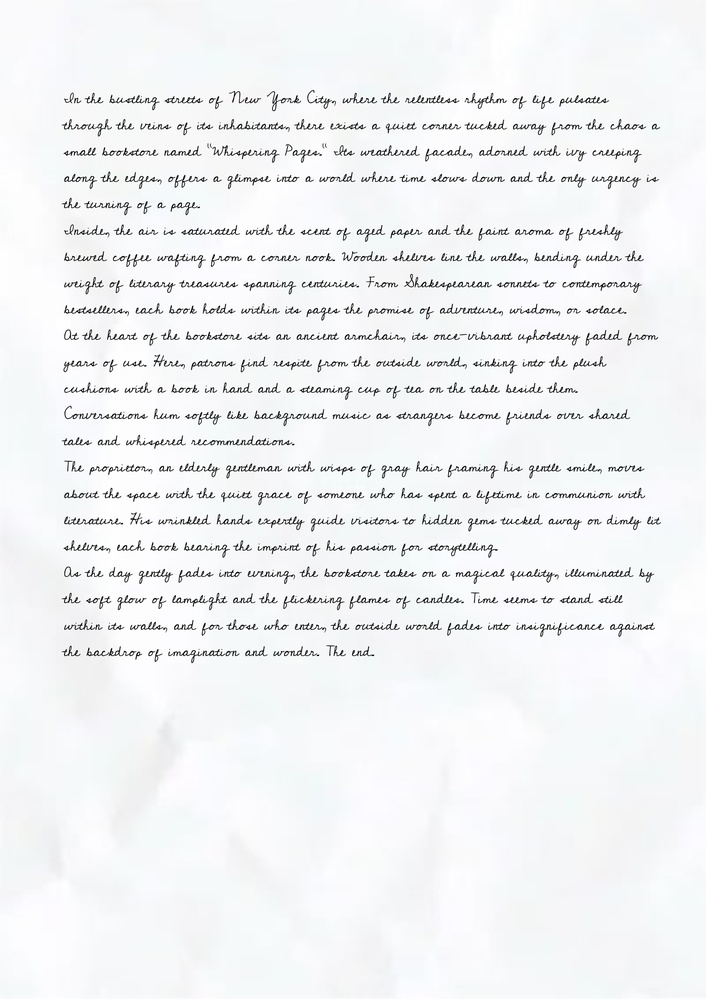
#> input picture paper1.jpg, 706 x 999 px, shrunk from 1588 x 2246 before the run, given in place of reshadhw.jpg, which was not available
$ jupyter execute --allow-errors 'OCR2 copy.ipynb'   (text cells are left out)
#> lines starting #> are read from the running program, lines starting #| are printed output that depends on the picture; after the words box and inside, x2 and y2 are one past the last pixel; in counts of white or black regions, pixels touching at a corner belong together; pictures that were not available may be replaced by others from this repository, and a replacement may not be noted
[cell 1]
# some libraries to import
import cv2
import os
import numpy as np
from PIL import Image, ImageDraw
import matplotlib.pyplot as plt
import plotly.graph_objects as go

[cell 2]
#code is used for binarize image (image only consist of black and white colors)
def binarize_image(input_image_path):
#> called with input_image_path = 'reshadhw.jpg'
    color_image = cv2.imread(input_image_path)
#> color_image is the input picture: shape (999, 706, 3); mean B, G, R 242.5, 241, 239.8
    gray_image = cv2.cvtColor(color_image, cv2.COLOR_BGR2GRAY)
    _, binary_image = cv2.threshold(gray_image, 0, 255, cv2.THRESH_BINARY_INV + cv2.THRESH_OTSU)
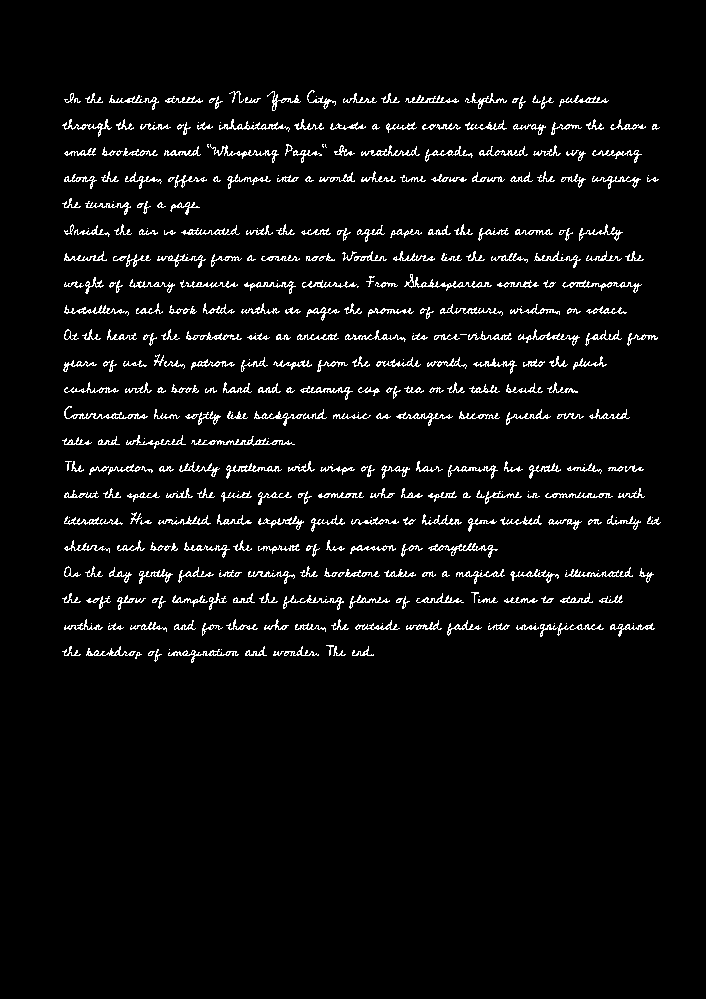
#> binary_image: shape (999, 706); 4.5% white in thin lines or dots, all inside (x1, y1, x2, y2) = (62, 90, 661, 663)
    # save binarized image with bi prefix
    cv2.imwrite(f"bi{input_image_path}", binary_image)
    # return the saved image's path
    return f"bi{input_image_path}"

[cell 3]
# following functions are used for to calculate the number of black pixels
# calculate_black_pixels_along_height() function calculate pixels horizontally as it is shown in the upper image
def calculate_black_pixels_along_height(input_image_path):
#> called with input_image_path = 'bireshadhw.jpg'
    color_image = cv2.imread(input_image_path)
    gray_image = cv2.cvtColor(color_image, cv2.COLOR_BGR2GRAY)
    _, binary_image = cv2.threshold(gray_image, 0, 255, cv2.THRESH_BINARY_INV + cv2.THRESH_OTSU)

    black_pixels_along_height = []
    for y in range(binary_image.shape[0]):
        row = binary_image[y:y+1, :]
        black_pixels_count = np.sum(row == 0)
        black_pixels_along_height.append(black_pixels_count)
#> after the loop, black_pixels_along_height = 999 values, max 394 at index 523, min 0 at index 0, mean 31.51

    return black_pixels_along_height

# do the same thing for the width(columns)
# [12 lines left out: function calculate_black_pixels_along_width, not called in this run]

[cell 4]
# find the lengths of each zero sequences in a list and append its length into a new list. For example :
# [0, 0, 0, 1, 2, 3, 0, 0, 4, 5, 6, 0, 0, 0, 0]
# This function return [3, 2, 4] (the lengths of each zero sequence orderly)

# this function used calculate length of 0 sequences and then we'll find which spacings are between letters and which one between words using
# find_most_change() function (function after this cell)
# [12 lines left out: function zero_sequence_lengths, not called in this run]

[cell 5]
# is used to find, after which number in a list most change happens, for example :
# [2, 5, 11, 19]
# in this case, our function will return 11, beacuse most difference is between 11 and 19
# Between 2 and 5, it is 3. Between 5 and 11, it is 6. Between 11 and 19, it is 8.

# This function is used, when we divide lines into to the words, to select if it is space between letters or space between words.
# It take function's return as limit. If space is smaller than our limit, then it is space between letter and do not divide it.
# [10 lines left out: function find_most_change, not called in this run]

[cell 6]
# there are drawn lines before we divide it into the parts and this function is used to crop these lines.
# it should be croped because algorithm recognize it as a word
def crop_line(image_path, margin=2):
#> called with image_path = 'bireshadhw.jpg', margin = 2
    image = cv2.imread(image_path)
    height, width = image.shape[:2]
    cropped_image = image[margin:height-margin, :]
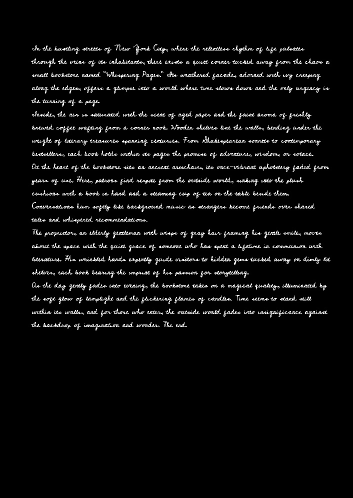
#> cropped_image: shape (995, 706, 3) (shown at 1/2 size); min 0, max 255, mean 11.5
    filename, _ = os.path.splitext(image_path)
    output_path = f"{filename}.jpg"
    cv2.imwrite(output_path, cropped_image)
    return output_path

# function to crop image that we apply algorithm from top, bottom, left and right until it reaches a black pixel.
def crop_empty_spaces(image_path):
#> called with image_path = 'bireshadhw.jpg'
    img = cv2.imread(image_path, cv2.IMREAD_GRAYSCALE)
    nz = cv2.findNonZero(img)
#> nz = contour of 119635 points, box (x1, y1, x2, y2) (56, 80, 664, 664), area 114158
    if nz is None:
        return
    x, y, w, h = cv2.boundingRect(nz)
#> x = 56; y = 80; w = 608; h = 584
    cropped_img = img[y:y+h, x:x+w]
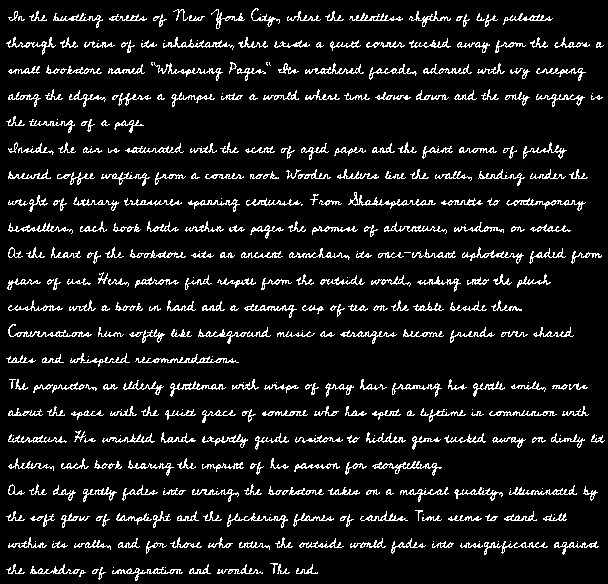
#> cropped_img: shape (584, 608); min 0, max 255, mean 23
    cv2.imwrite(image_path, cropped_img)
    return image_path

[cell 7]
# it returns the indexes of zero that is in the center of zero sequence. We'll use it as a horizontal dividing point. For example :
# [0, 0, 0, 1, 2, 3, 4, 5, 0, 0, 0, 0, 0, 1, 2]
# it will return [1, 10]
# there are two 0 sequences and this returned list are the indexes of the center zeros in each sequence
# [29 lines left out: functions find_horizontal_center_zero, find_vertical_center_zero, not called in this run]

[cell 8]
# Function draws lines horizontally. How it works ?
# We get where to draw lines using find_horizontal_center_zero() and this function just returns us list that contains arrays for saving cropped images
# [33 lines left out: functions draw_horizontal_lines, draw_vertical_lines, not called in this run]

[cell 9]
# Our code first divide an image into the lines and then divide lines into the words.
# If the lines are too close to each other, sometimes there is not a space between them and our traditional code does not divide to lines in these cases
# So, we need a new approach to handle these problem
# As, you can see in the first picture above, sometimes there is no spacings between lines (red parts show the spacings and it never down to zero)
# Our code search for the zero pixel between lines and in the images like above it will not find this space and will not divide image into lines
# perfect_dividing_point() function search for the point where the the number of pixels is minimum. It will use this point as a perfect dividing point
# But what if there is minimum points more than one ? As you know dividing point should be unique for each line.
# To prevent it, this function search for the minimum number and if there are two or more minimum number it take the one which is the nearest to the center
# After find the number the minimum number which is the nearest to the center, we find its index in the all data and use it as a dividing point. (2nd image)

# [54 lines left out: function perfect_dividing_point, not called in this run]

[cell 10]
# this part combine all functions and save divided words as separate images.
image_path = "reshadhw.jpg"
#> (the rest of this cell did not finish here and is left out)

[cell 11]
# [9 lines of commented-out code are left out]

[cell 12]
import plotly.graph_objects as go


# [30 lines left out: functions find_minimum_indexes, check_zero, average_length_of_lists, not called in this run]

def identify_red_sequences(data):
    red_sequences = []
    current_sequence = []
    for i, point in enumerate(data):
        if point > 150:
            if current_sequence:
                red_sequences.append(current_sequence)
                current_sequence = []
        else:
            current_sequence.append(i)
    if current_sequence:
        red_sequences.append(current_sequence)
    return red_sequences

data = calculate_black_pixels_along_height(crop_empty_spaces(crop_line(binarize_image("reshadhw.jpg"))))
#> call 2 of calculate_black_pixels_along_height, with input_image_path = 'bireshadhw.jpg'
#> in calculate_black_pixels_along_height (call 2), `_, binary_image = cv2.threshold(gray_image, 0, 255, cv2.THRESH_BINARY_..`:
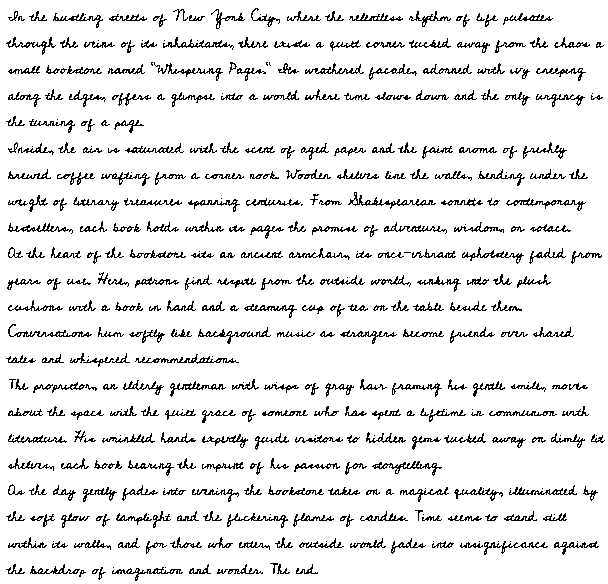
#> binary_image: shape (584, 608); 91.1% white; black in thin lines or dots
#> the loop in calculate_black_pixels_along_height (call 2), `for y in range(binary_image.shape[0]):` made 584 passes
#> black_pixels_count on passes 1 to 3: 0, 0, 0
#> after the loop in calculate_black_pixels_along_height (call 2), `for y in range(binary_image.shape[0]):`: black_pixels_along_height = 584 values, max 394 at index 441, min 0 at index 0, mean 53.91
#> data has the same summary as black_pixels_along_height in calculate_black_pixels_along_height
colors = ['red' if point < 150 else 'blue' for point in data]
#> colors = 584 items, first 6: 'red', 'red', 'red', 'red', 'red', 'red'
red_sequences = identify_red_sequences(data)
#> the loop in identify_red_sequences, `for i, point in enumerate(data):` made 584 passes
#> after the loop in identify_red_sequences, `for i, point in enumerate(data):`: current_sequence = [574, 575, 576, 577, 578, 579, 580, 581, 582, 583]; red_sequences = 21 items
#> red_sequences = 22 items

fig = go.Figure(data=go.Scatter(y=data, mode='markers', marker=dict(color=colors)))
fig.show()

indexes = []
for red_sequence in red_sequences:
    if len(red_sequence) > 2:
        indexes.append(red_sequence[int(len(red_sequence) / 2)])
#> this loop made 22 passes
#> red_sequence on passes 1, 22: [0, 1, 2, 3, 4, 5, 6, 7, 8, 9, 10, 11, 12, 13, 14, 15], [574, 575, 576, 577, 578, 579, 580, 581, 582, 583]
#> after the loop, indexes = [8, 31, 58, 84, 124, 163, 189, 216, 242, 269, 295, 321, 349, 373, 400, 426, 453, 479, 505, 532, 560, 579]

data = calculate_black_pixels_along_height(crop_empty_spaces(crop_line(binarize_image("reshadhw.jpg"))))
colors = ['red' if point < 150 else 'blue' for point in data]
fig = go.Figure(data=go.Scatter(y=data, mode='markers', marker=dict(color=colors)))

for index in indexes:
    fig.add_shape(type="line",
                  x0=index, y0=min(data),
                  x1=index, y1=max(data),
                  line=dict(color="black", width=1, dash="dash"))
#> this loop made 22 passes
#> index on passes 1 to 8: 8, 31, 58, 84, 124, 163, 189, 216
fig.show()
print(indexes)
#| [8, 31, 58, 84, 124, 163, 189, 216, 242, 269, 295, 321, 349, 373, 400, 426, 453, 479, 505, 532, 560, 579]

[cell 13]
# [57 lines of commented-out code are left out]

[cell 14]
# [39 lines left out: function perfect_dividing_point, not called in this run]

[cell 15]
def visualize_slicings(data, indexes):
    colors = ['red' if point < 150 else 'blue' for point in data]
    fig = go.Figure(data=go.Scatter(y=data, mode='markers', marker=dict(color=colors)))
    for index in indexes:
        fig.add_shape(type="line",
                      x0=index, y0=min(data),
                      x1=index, y1=max(data),
                      line=dict(color="black", width=1, dash="longdashdot"))
    fig.show()

data = calculate_black_pixels_along_height(crop_empty_spaces(crop_line(binarize_image("reshadhw.jpg"))))
visualize_slicings(data, indexes)
print(indexes)
#| [8, 31, 58, 84, 124, 163, 189, 216, 242, 269, 295, 321, 349, 373, 400, 426, 453, 479, 505, 532, 560, 579]
print(len(data))
#| 584

[cell 16]
from PIL import Image, ImageDraw
import matplotlib.pyplot as plt

image = Image.open("reshadhw.jpg")
width, height = image.size

difference = height - len(data)
#> difference = 415
print(difference)
#| 415
new_indexes = [x + difference for x in indexes]
#> new_indexes = [423, 446, 473, 499, 539, 578, 604, 631, 657, 684, 710, 736, 764, 788, 815, 841, 868, 894, 920, 947, 975, 994]

draw = ImageDraw.Draw(image)
line_color = (255, 0, 0)

for index in new_indexes:
    start_point = (0, index)
    end_point = (width, index)
    draw.line([start_point, end_point], fill=line_color, width=3)
#> this loop made 22 passes
#> (index, start_point, end_point) on passes 1 to 8: (423, (0, 423), (706, 423)), (446, (0, 446), (706, 446)), (473, (0, 473), (706, 473)), (499, (0, 499), (706, 499)), (539, (0, 539), (706, 539)), (578, (0, 578), (706, 578)), (604, (0, 604), (706, 604)), (631, (0, 631), (706, 631))

plt.imshow(image)
plt.axis('off')
plt.show()
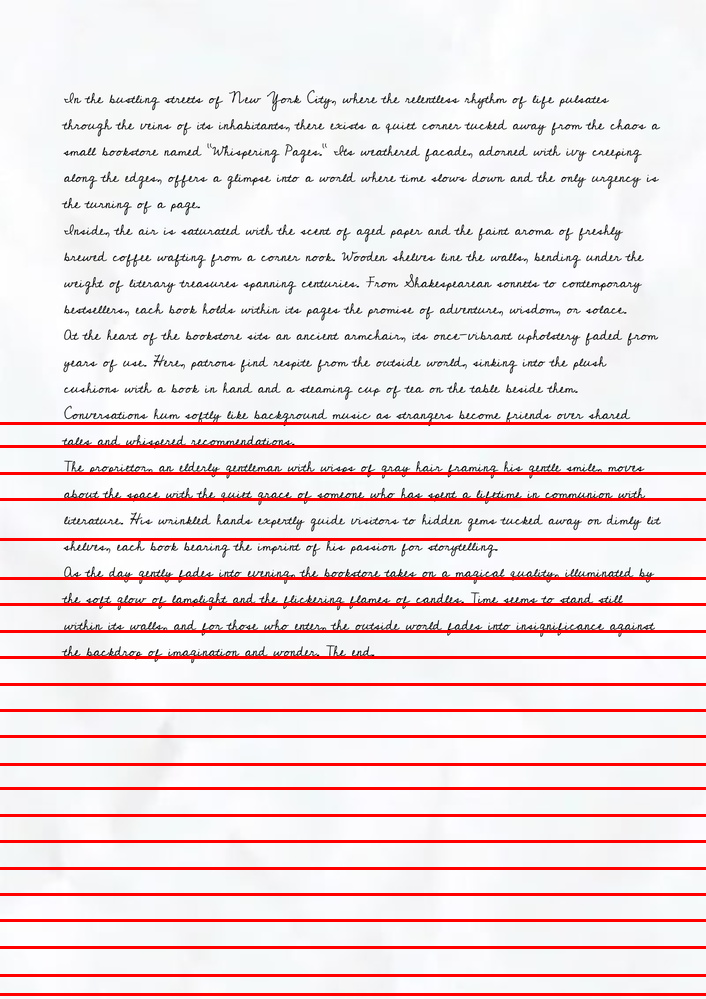
#> shown: shape (999, 706, 3); mean R, G, B 240.5, 224.7, 226.1

[cell 17]
import random
import string

class PasswordGenerator:
    def __init__(self):
        self.num_passwords = 0
        self.password_length = 0
        self.include_numbers = False
        self.include_uppercase = False
        self.include_lowercase = False
        self.include_symbols = False

    def get_user_input(self):
        self.num_passwords = int(input("How many passwords do you need? "))
#> the answer given: 3
        self.password_length = int(input("Length of one password? "))
#> the answer given: 3
        self.include_numbers = input("Include numbers? (yes/no) ").lower() == "yes"
#> the answer given: y
        self.include_uppercase = input("Include uppercase letters? (yes/no) ").lower() == "yes"
#> the answer given: y
        self.include_lowercase = input("Include lowercase letters? (yes/no) ").lower() == "yes"
#> the answer given: y
        self.include_symbols = input("Include symbols? (yes/no) ").lower() == "yes"
#> the answer given: y

    def generate_password(self):
        characters = ""
        if self.include_numbers:
            characters += string.digits
        if self.include_uppercase:
            characters += string.ascii_uppercase
        if self.include_lowercase:
            characters += string.ascii_lowercase
        if self.include_symbols:
            characters += "!#$%&*+-=?@^_"
        return ''.join(random.choice(characters) for _ in range(self.password_length))

    def generate_passwords(self):
        passwords = []
        for _ in range(self.num_passwords):
            passwords.append(self.generate_password())
        return passwords

#> (the rest of this cell did not finish here and is left out)

$ run again, on paper6.jpg
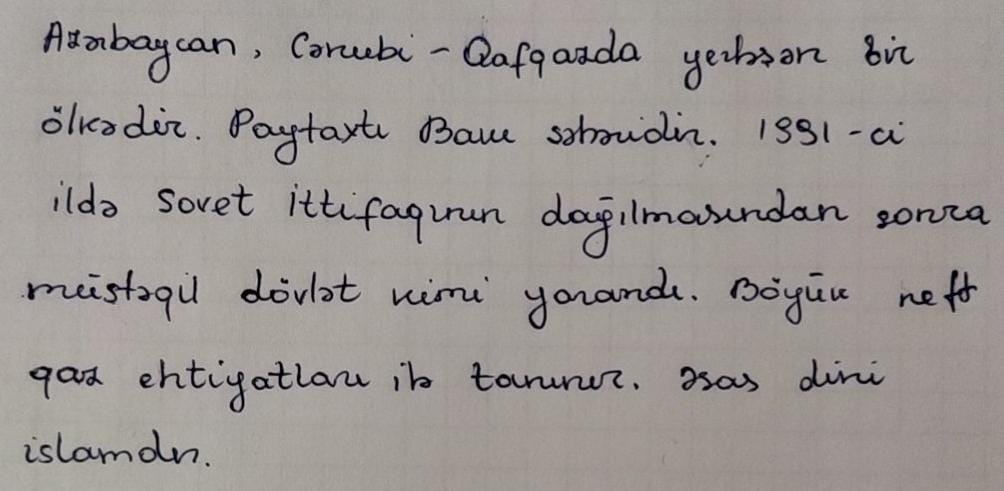
#> input picture paper6.jpg, 1004 x 491 px, given in place of reshadhw.jpg, which was not available
#> in binarize_image, color_image is the input picture: shape (491, 1004, 3); mean B, G, R 148, 150.9, 156.5
#> in binarize_image, `_, binary_image = cv2.threshold(gray_image, 0, 255, cv2.THRESH_BINARY_..`:
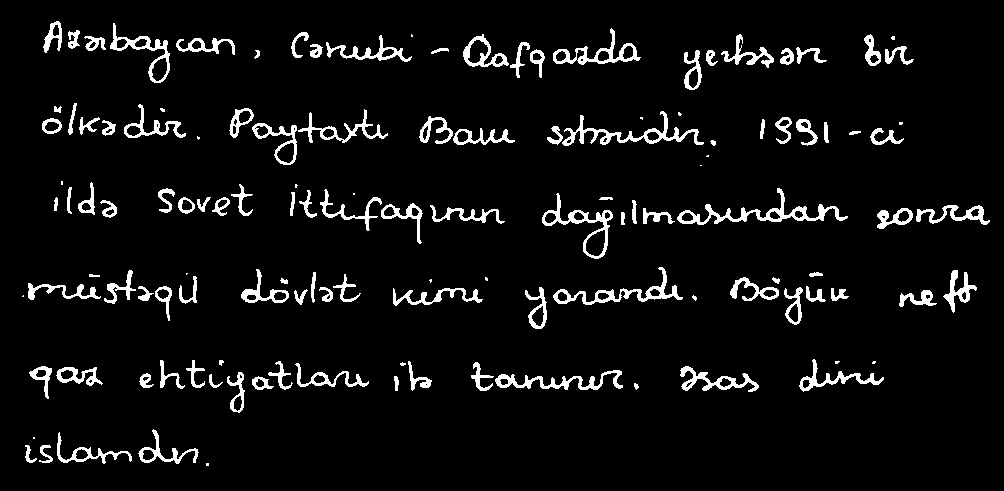
#> binary_image: shape (491, 1004); 5.9% white; 130 white regions (22 under 20 px), largest, box (x1, y1, x2, y2) and area: (677, 188, 848, 225) 1234, (562, 111, 704, 146) 1066, (553, 267, 683, 305) 947
#> the loop in calculate_black_pixels_along_height, `for y in range(binary_image.shape[0]):` made 491 passes
#> black_pixels_count on passes 1 to 3: 0, 0, 0
#> after the loop in calculate_black_pixels_along_height, `for y in range(binary_image.shape[0]):`: black_pixels_along_height = 491 values, max 349 at index 297, min 0 at index 0, mean 59.01
#> nz = contour of 70832 points, box (x1, y1, x2, y2) (16, 13, 992, 470), area 134890
#> x = 16; y = 13; w = 976; h = 457
#> color_image: shape (457, 976, 3)
#> the loop in calculate_black_pixels_along_height (call 2), `for y in range(binary_image.shape[0]):` made 457 passes
#> data = 457 values, max 349 at index 282, min 0 at index 0, mean 63.4
#> `colors = ['red' if point < 150 else 'blue' for point in data]`: colors = 457 items, first 6: 'red', 'red', 'red', 'red', 'red', 'red'
#> the loop in identify_red_sequences, `for i, point in enumerate(data):` made 457 passes
#> after the loop in identify_red_sequences, `for i, point in enumerate(data):`: current_sequence = 84 values from 373 to 456; red_sequences = 5 items
#> `red_sequences = identify_red_sequences(data)`: red_sequences = 6 items
#> the loop `for red_sequence in red_sequences:` made 6 passes
#> after the loop `for red_sequence in red_sequences:`: indexes = [15, 78, 160, 239, 322, 415]
#> the loop `for index in indexes:` made 6 passes
#> index on passes 1 to 6: 15, 78, 160, 239, 322, 415
#| [15, 78, 160, 239, 322, 415]
#> the loop in visualize_slicings, `for index in indexes:` made 6 passes
#| [15, 78, 160, 239, 322, 415]
#| 457
#> difference = 34
#| 34
#> new_indexes = [49, 112, 194, 273, 356, 449]
#> the loop `for index in new_indexes:` made 6 passes
#> (index, start_point, end_point) on passes 1 to 6: (49, (0, 49), (1004, 49)), (112, (0, 112), (1004, 112)), (194, (0, 194), (1004, 194)), (273, (0, 273), (1004, 273)), (356, (0, 356), (1004, 356)), (449, (0, 449), (1004, 449))
#> `plt.show()`:
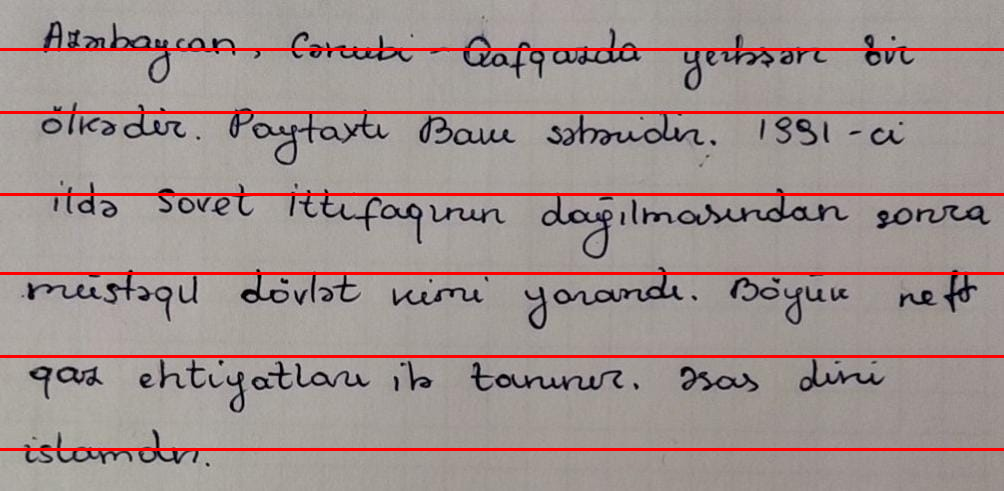
#> shown: shape (491, 1004, 3); mean R, G, B 160.2, 145.4, 142.6
